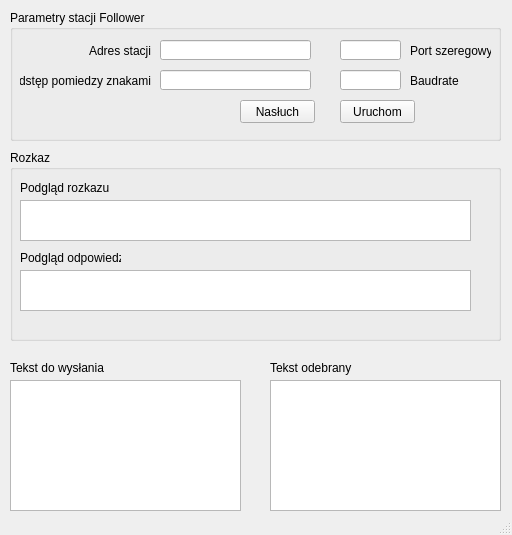
<?xml version="1.0" encoding="UTF-8"?>
<ui version="4.0">
 <class>MainWindow</class>
 <widget class="QMainWindow" name="MainWindow">
  <property name="geometry">
   <rect>
    <x>0</x>
    <y>0</y>
    <width>512</width>
    <height>535</height>
   </rect>
  </property>
  <property name="windowTitle">
   <string>MainWindow</string>
  </property>
  <widget class="QWidget" name="centralwidget">
   <widget class="QGroupBox" name="groupBox_2">
    <property name="geometry">
     <rect>
      <x>10</x>
      <y>150</y>
      <width>491</width>
      <height>191</height>
     </rect>
    </property>
    <property name="title">
     <string>Rozkaz</string>
    </property>
    <widget class="QTextEdit" name="command_preview_2">
     <property name="geometry">
      <rect>
       <x>10</x>
       <y>50</y>
       <width>451</width>
       <height>41</height>
      </rect>
     </property>
    </widget>
    <widget class="QLabel" name="label_12">
     <property name="geometry">
      <rect>
       <x>10</x>
       <y>30</y>
       <width>101</width>
       <height>16</height>
      </rect>
     </property>
     <property name="text">
      <string>Podgląd rozkazu</string>
     </property>
    </widget>
    <widget class="QLabel" name="label_13">
     <property name="geometry">
      <rect>
       <x>10</x>
       <y>100</y>
       <width>101</width>
       <height>16</height>
      </rect>
     </property>
     <property name="text">
      <string>Podgląd odpowiedzi</string>
     </property>
    </widget>
    <widget class="QTextEdit" name="respoonse_preview_2">
     <property name="geometry">
      <rect>
       <x>10</x>
       <y>120</y>
       <width>451</width>
       <height>41</height>
      </rect>
     </property>
    </widget>
   </widget>
   <widget class="QLineEdit" name="address">
    <property name="geometry">
     <rect>
      <x>160</x>
      <y>40</y>
      <width>151</width>
      <height>20</height>
     </rect>
    </property>
   </widget>
   <widget class="QLineEdit" name="retries">
    <property name="geometry">
     <rect>
      <x>160</x>
      <y>70</y>
      <width>151</width>
      <height>20</height>
     </rect>
    </property>
   </widget>
   <widget class="QGroupBox" name="groupBox">
    <property name="geometry">
     <rect>
      <x>10</x>
      <y>10</y>
      <width>491</width>
      <height>131</height>
     </rect>
    </property>
    <property name="title">
     <string>Parametry stacji Follower</string>
    </property>
    <widget class="QPushButton" name="run_station">
     <property name="geometry">
      <rect>
       <x>330</x>
       <y>90</y>
       <width>75</width>
       <height>23</height>
      </rect>
     </property>
     <property name="text">
      <string>Uruchom</string>
     </property>
    </widget>
    <widget class="QLabel" name="label_5">
     <property name="geometry">
      <rect>
       <x>30</x>
       <y>30</y>
       <width>111</width>
       <height>21</height>
      </rect>
     </property>
     <property name="text">
      <string>Adres stacji</string>
     </property>
     <property name="alignment">
      <set>Qt::AlignRight|Qt::AlignTrailing|Qt::AlignVCenter</set>
     </property>
    </widget>
    <widget class="QLabel" name="label_8">
     <property name="geometry">
      <rect>
       <x>400</x>
       <y>60</y>
       <width>81</width>
       <height>21</height>
      </rect>
     </property>
     <property name="text">
      <string>Baudrate</string>
     </property>
    </widget>
    <widget class="QLineEdit" name="baudrate">
     <property name="geometry">
      <rect>
       <x>330</x>
       <y>60</y>
       <width>61</width>
       <height>20</height>
      </rect>
     </property>
    </widget>
    <widget class="QLabel" name="label_6">
     <property name="geometry">
      <rect>
       <x>10</x>
       <y>60</y>
       <width>131</width>
       <height>21</height>
      </rect>
     </property>
     <property name="text">
      <string> Odstęp pomiedzy znakami</string>
     </property>
     <property name="alignment">
      <set>Qt::AlignRight|Qt::AlignTrailing|Qt::AlignVCenter</set>
     </property>
    </widget>
    <widget class="QPushButton" name="listen">
     <property name="geometry">
      <rect>
       <x>230</x>
       <y>90</y>
       <width>75</width>
       <height>23</height>
      </rect>
     </property>
     <property name="text">
      <string>Nasłuch</string>
     </property>
    </widget>
   </widget>
   <widget class="QLineEdit" name="com_port">
    <property name="geometry">
     <rect>
      <x>340</x>
      <y>40</y>
      <width>61</width>
      <height>20</height>
     </rect>
    </property>
   </widget>
   <widget class="QLabel" name="label_7">
    <property name="geometry">
     <rect>
      <x>410</x>
      <y>40</y>
      <width>81</width>
      <height>21</height>
     </rect>
    </property>
    <property name="text">
     <string>Port szeregowy</string>
    </property>
   </widget>
   <widget class="QTextEdit" name="incoming_text">
    <property name="geometry">
     <rect>
      <x>270</x>
      <y>380</y>
      <width>231</width>
      <height>131</height>
     </rect>
    </property>
   </widget>
   <widget class="QTextEdit" name="outcoming_text">
    <property name="geometry">
     <rect>
      <x>10</x>
      <y>380</y>
      <width>231</width>
      <height>131</height>
     </rect>
    </property>
   </widget>
   <widget class="QLabel" name="label">
    <property name="geometry">
     <rect>
      <x>10</x>
      <y>360</y>
      <width>101</width>
      <height>16</height>
     </rect>
    </property>
    <property name="text">
     <string>Tekst do wysłania</string>
    </property>
   </widget>
   <widget class="QLabel" name="label_3">
    <property name="geometry">
     <rect>
      <x>270</x>
      <y>360</y>
      <width>101</width>
      <height>16</height>
     </rect>
    </property>
    <property name="text">
     <string>Tekst odebrany</string>
    </property>
   </widget>
   <zorder>groupBox</zorder>
   <zorder>groupBox_2</zorder>
   <zorder>address</zorder>
   <zorder>retries</zorder>
   <zorder>com_port</zorder>
   <zorder>label_7</zorder>
   <zorder>incoming_text</zorder>
   <zorder>outcoming_text</zorder>
   <zorder>label</zorder>
   <zorder>label_3</zorder>
  </widget>
  <widget class="QStatusBar" name="statusbar"/>
 </widget>
 <resources/>
 <connections/>
</ui>
